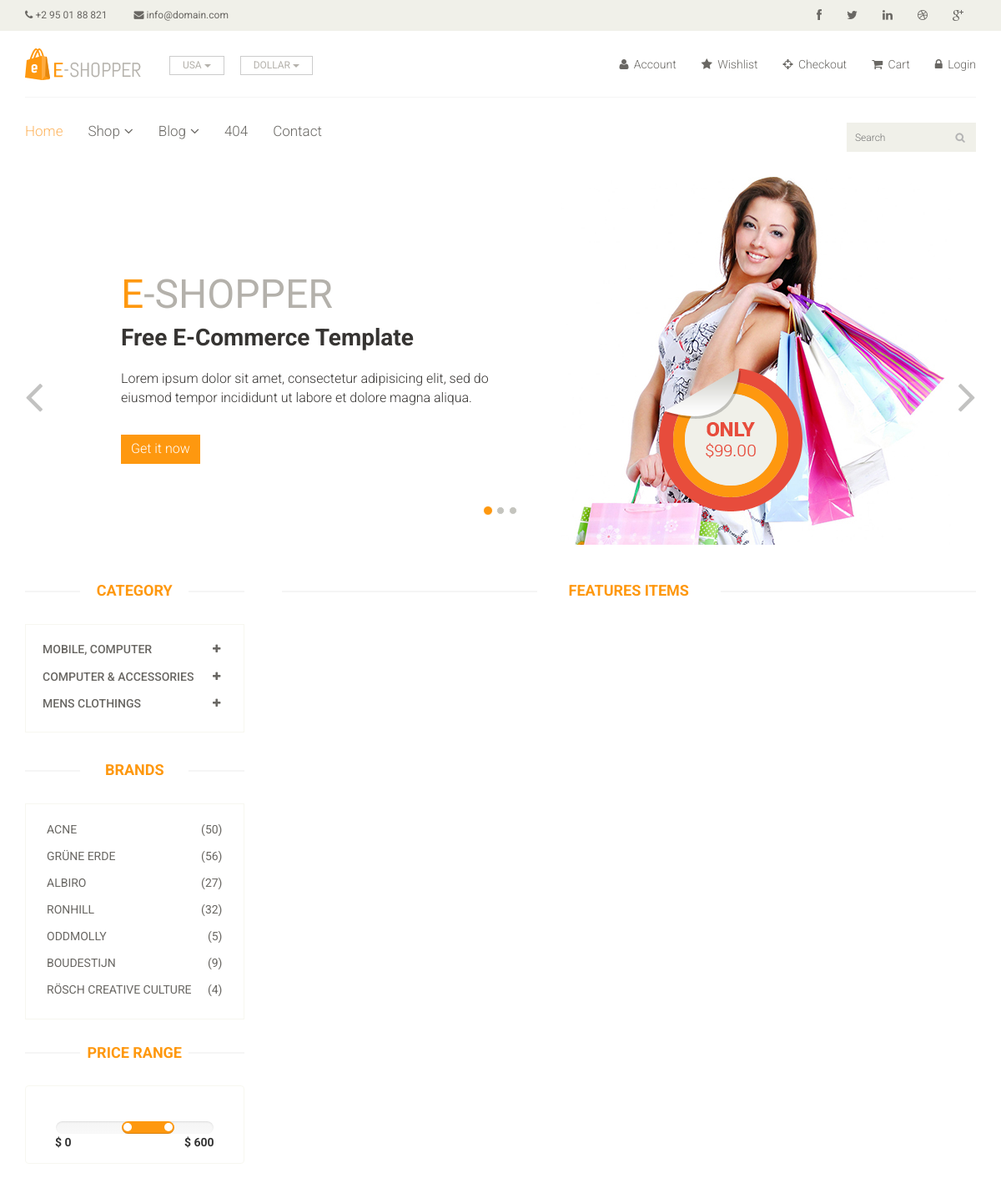
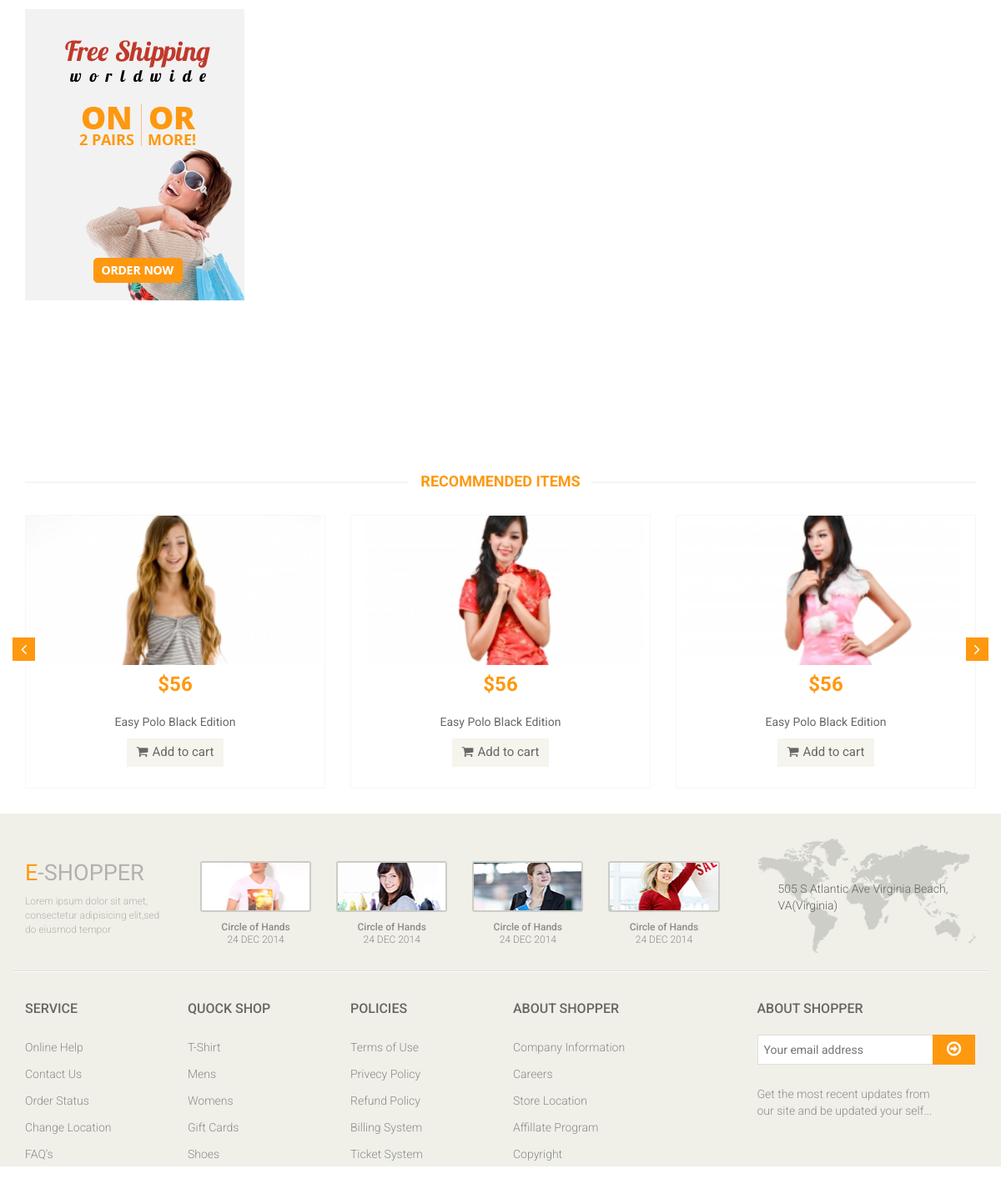
The app's page /?category=2 with its own data (2 pictures, top to bottom).
### app/models.py (models this page shows, shortened)
class Category(models.Model):
    name = models.CharField(max_length = 150)

### multivendor_shop/views.py (the view)
# urls.py: path('',index),
def index(request):
    category = Category.objects.all()
    categoryID = request.GET.get('category')
    print(categoryID)
    if categoryID:
        product = Product.objects.filter(subcategory = categoryID).order_by('-id')
    else:
        product = Product.objects.all()
    context = {
        'category' : category,
        'product' : product,
    }
    return render(request, 'index.html', context)

### templates/index.html (shortened to what this page needs)
{% extends 'master.html' %}
{% block body %}
<section id="slider">
    <div class="container">
        <div class="row">
            <div class="col-sm-12">
                <div id="slider-carousel" class="carousel slide" data-ride="carousel">
                    <ol class="carousel-indicators">
                        <li data-target="#slider-carousel" data-slide-to="0" class="active"></li>
                        <li data-target="#slider-carousel" data-slide-to="1"></li>
                        <li data-target="#slider-carousel" data-slide-to="2"></li>
                    </ol>
                    <div class="carousel-inner">
                        <div class="item active">
                            <div class="col-sm-6">
                                <h1><span>E</span>-SHOPPER</h1>
                                <h2>Free E-Commerce Template</h2>
                                <p>Lorem ipsum dolor sit amet, consectetur adipisicing elit, sed do eiusmod tempor
                                    incididunt ut labore et dolore magna aliqua. </p>
                                <button type="button" class="btn btn-default get">Get it now</button>
                            </div>
                            <div class="col-sm-6">
                                <img src="/static/images/home/girl1.jpg" class="girl img-responsive" alt="" />
                                <img src="/static/images/home/pricing.png" class="pricing" alt="" />
                            </div>
                        </div>
                    </div>
                    <a href="#slider-carousel" class="left control-carousel hidden-xs" data-slide="prev">
                        <i class="fa fa-angle-left"></i>
                    </a>
                    <a href="#slider-carousel" class="right control-carousel hidden-xs" data-slide="next">
                        <i class="fa fa-angle-right"></i>
                    </a>
                </div>
            </div>
        </div>
    </div>
</section>
<section>
    <div class="container">
        <div class="row">
            <div class="col-sm-3">
                <div class="left-sidebar">
                    <h2>Category</h2>
                    <div class="panel-group category-products" id="accordian">
                        {% for cat in category %}
                        <div class="panel panel-default">
                            <div class="panel-heading">
                                <h4 class="panel-title">
                                    <a data-toggle="collapse" data-parent="#accordian" href="#{{cat.id}}">
                                        <span class="badge pull-right"><i class="fa fa-plus"></i></span>
                                        {{cat.name}}
                                    </a>
                                </h4>
                            </div>
                        </div>
                        {% endfor %}
                    </div>
                    <div class="brands_products">
                        <h2>Brands</h2>
                        <div class="brands-name">
                            <ul class="nav nav-pills nav-stacked">
                                <li><a href="#"> <span class="pull-right">(50)</span>Acne</a></li>
                                <li><a href="#"> <span class="pull-right">(56)</span>Grüne Erde</a></li>
                                <li><a href="#"> <span class="pull-right">(27)</span>Albiro</a></li>
                                <li><a href="#"> <span class="pull-right">(32)</span>Ronhill</a></li>
                                <li><a href="#"> <span class="pull-right">(5)</span>Oddmolly</a></li>
                                <li><a href="#"> <span class="pull-right">(9)</span>Boudestijn</a></li>
                                <li><a href="#"> <span class="pull-right">(4)</span>Rösch creative culture</a></li>
                            </ul>
                        </div>
                    </div>
                    <div class="price-range">
                        <h2>Price Range</h2>
                        <div class="well text-center">
                                data-slider-step="5" data-slider-value="[250,450]" id="sl2"><br />
                            <b class="pull-left">$ 0</b> <b class="pull-right">$ 600</b>
                        </div>
                    </div>
                    <div class="shipping text-center">
                        <img src="/static/images/home/shipping.jpg" alt="" />
                    </div>
                </div>
            </div>
            <div class="col-sm-9 padding-right">
                <div class="features_items">
                    <h2 class="title text-center">Features Items</h2>
                </div>
            </div>
            <div class="recommended_items">
                <h2 class="title text-center">recommended items</h2>
                <div id="recommended-item-carousel" class="carousel slide" data-ride="carousel">
                    <div class="carousel-inner">
                        <div class="item active">
                            <div class="col-sm-4">
                                <div class="product-image-wrapper">
                                    <div class="single-products">
                                        <div class="productinfo text-center">
                                            <img src="/static/images/home/recommend1.jpg" alt="" />
                                            <h2>$56</h2>
                                            <p>Easy Polo Black Edition</p>
                                            <a href="#" class="btn btn-default add-to-cart"><i
                                                    class="fa fa-shopping-cart"></i>Add to cart</a>
                                        </div>
                                    </div>
                                </div>
                            </div>
                            <div class="col-sm-4">
                                <div class="product-image-wrapper">
                                    <div class="single-products">
                                        <div class="productinfo text-center">
                                            <img src="/static/images/home/recommend2.jpg" alt="" />
                                            <h2>$56</h2>
                                            <p>Easy Polo Black Edition</p>
                                            <a href="#" class="btn btn-default add-to-cart"><i
                                                    class="fa fa-shopping-cart"></i>Add to cart</a>
                                        </div>
                                    </div>
                                </div>
                            </div>
                            <div class="col-sm-4">
                                <div class="product-image-wrapper">
                                    <div class="single-products">
                                        <div class="productinfo text-center">
                                            <img src="/static/images/home/recommend3.jpg" alt="" />
                                            <h2>$56</h2>
                                            <p>Easy Polo Black Edition</p>
                                            <a href="#" class="btn btn-default add-to-cart"><i
                                                    class="fa fa-shopping-cart"></i>Add to cart</a>
                                        </div>
                                    </div>
                                </div>
                            </div>
                        </div>
                    </div>
                    <a class="left recommended-item-control" href="#recommended-item-carousel" data-slide="prev">
                        <i class="fa fa-angle-left"></i>
                    </a>
                    <a class="right recommended-item-control" href="#recommended-item-carousel" data-slide="next">
                        <i class="fa fa-angle-right"></i>
                    </a>
                </div>
            </div>
        </div>
    </div>
</section>
{% endblock %}

### static/css/main.css (style rules this page uses)
body { font-family: 'Roboto', sans-serif; background:; position: relative; font-weight:400px; }
ul li { list-style: none; }
a { -webkit-transition: 300ms; -moz-transition: 300ms; -o-transition: 300ms; transition: 300ms; }
h1, h2, h3, h4, h5, h6 { font-family: 'Roboto', sans-serif; }
#slider { padding-bottom: 45px; }
.carousel-indicators li { background: #C4C4BE; }
.carousel-indicators li.active { background: #FE980F; }
.item { padding-left: 100px; }
.pricing { position: absolute; right: 40%; top: 52%; }
.girl { margin-left: 0; }
.item h1 { color: #B4B1AB; font-family: abel; font-size: 48px; margin-top: 115px; }
.item h1 span { color:#FE980F; }
.item h2 { color: #363432; font-family: 'Roboto', sans-serif; font-size: 28px; font-weight: 700; margin-bottom: 22px; margin-top: 10px; }
.item p { color:#363432; font-size:16px; font-weight:300; font-family: 'Roboto', sans-serif; }
.get { background: #FE980F; border: 0 none; border-radius: 0; color: #FFFFFF; font-family: 'Roboto', sans-serif; font-size: 16px; font-weight: 300; margin-top: 23px; }
.control-carousel { position: absolute; top: 50%; font-size: 60px; color: #C2C2C1; }
.right { right: 0; }
.category-products { border: 1px solid #F7F7F0; margin-bottom: 35px; padding-bottom: 20px; padding-top: 15px; }
.left-sidebar h2, .brands_products h2 { color: #FE980F; font-family: 'Roboto', sans-serif; font-size: 18px; font-weight: 700; margin: 0 auto 30px; text-align: center; text-transform: uppercase; position: relative; z-index:3; }
.left-sidebar h2:after, h2.title:after { content: " "; position: absolute; border: 1px solid #f5f5f5; bottom:8px; left: 0; width: 100%; height: 0; z-index: -2; }
.left-sidebar h2:before { content: " "; position: absolute; background: #fff; bottom: -6px; width: 130px; height: 30px; z-index: -1; left: 50%; margin-left: -65px; }
h2.title:before { content: " "; position: absolute; background: #fff; bottom: -6px; width: 220px; height: 30px; z-index: -1; left: 50%; margin-left: -110px; }
.category-products .panel { background-color: #FFFFFF; border: 0px; border-radius: 0px; box-shadow:none; margin-bottom: 0px; }
.category-products .panel-default .panel-heading { background-color: #FFFFFF; border: 0 none; color: #FFFFFF; padding: 5px 20px; }
.category-products .panel-default .panel-heading .panel-title a { color: #696763; font-family: 'Roboto', sans-serif; font-size: 14px; text-decoration: none; text-transform: uppercase; }
.category-products .badge { background:none; border-radius: 10px; color: #696763; display: inline-block; font-size: 12px; font-weight: bold; line-height: 1; min-width: 10px; padding: 3px 7px; text-align: center; vertical-align: baseline; white-space: nowrap; }
.brands-name { border: 1px solid #F7F7F0; padding-bottom: 20px; padding-top: 15px; }
.brands-name .nav-stacked li a { background-color: #FFFFFF; color: #696763; font-family: 'Roboto', sans-serif; font-size: 14px; padding: 5px 25px; text-decoration: none; text-transform: uppercase; }
.shipping { background-color: #F2F2F2; margin-top: 40px; overflow: hidden; padding-top: 20px; position: relative; }
.price-range { margin-top:30px; }
.well { background-color: #FFFFFF; border: 1px solid #F7F7F0; border-radius: 4px; box-shadow: none; margin-bottom: 20px; min-height: 20px; padding: 35px; }
.padding-right { padding-right: 0; }
.features_items { overflow:hidden; }
h2.title { color: #FE980F; font-family: 'Roboto', sans-serif; font-size: 18px; font-weight: 700; margin: 0 15px; text-transform: uppercase; margin-bottom: 30px; position: relative; }
.product-image-wrapper { border:1px solid #F7F7F5; overflow: hidden; margin-bottom:30px; }
.single-products { position: relative; }
.productinfo h2 { color: #FE980F; font-family: 'Roboto', sans-serif; font-size: 24px; font-weight: 700; }
.productinfo p { font-family: 'Roboto', sans-serif; font-size: 14px; font-weight: 400; color: #696763; }
.productinfo img { width: 100%; }
.productinfo { position:relative; }
.add-to-cart { background:#F5F5ED; border: 0 none; border-radius: 0; color: #696763; font-family: 'Roboto', sans-serif; font-size: 15px; margin-bottom: 25px; }
.add-to-cart i { margin-right:5px; }
.recommended_items { overflow: hidden; }
#recommended-item-carousel .carousel-inner .item { padding-left: 0; }
.recommended-item-control { position: absolute; top: 41%; }
.recommended-item-control i { background: none repeat scroll 0 0 #FE980F; color: #FFFFFF; font-size: 20px; padding: 4px 10px; }

### records on screen
Category: name "MOBILE, COMPUTER"
Category: name "COMPUTER & ACCESSORIES"
Category: name "MENS CLOTHINGS"
